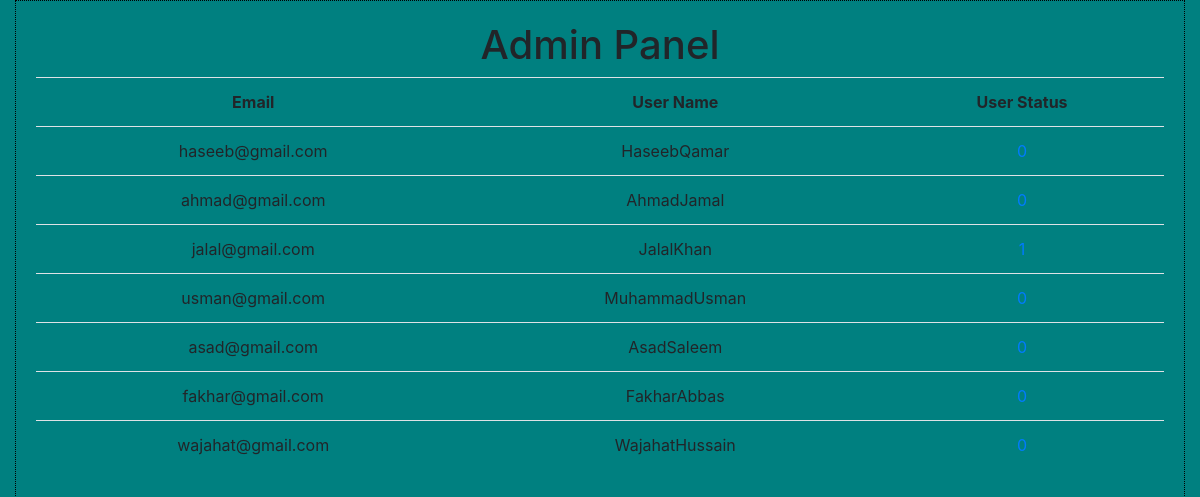
The app's page /admin_ban.php with its own data.
### tables this page shows
CREATE TABLE `users` (
  `uid` int(11) NOT NULL,
  `username` varchar(20) NOT NULL,
  `email` varchar(50) NOT NULL,
  `password` varchar(20) NOT NULL,
  `avatar` varchar(100) NOT NULL DEFAULT '0',
  `status` int(12) NOT NULL DEFAULT '0'
);

### admin_ban.php (the view, shortened to what this page needs)
<!DOCTYPE html>
<html lang="en" dir="ltr">
  <head>
    <link rel="stylesheet" href="admin_dash.css">
    <link rel="stylesheet" href="css/bootstrap.css">
  </head>
  <body>
    <div class="container-fluid">
        <div class="row">
          <div class="col-sm-12">
            <div class="box text-center">
              <h1>Admin Panel</h1>
              <?php
              include "connection.php";
              $sql = "SELECT * FROM users";
              $result = mysqli_query($conn,$sql );
              if ($result == TRUE) {
                echo "<table class='table'>
                <tr><th>Email</th><th>User Name</th><th>User Status</th></tr>";
                while ($row = mysqli_fetch_assoc($result)) {
                  echo "
                  <tr>
                  <td>"
                  .$row['email']."</td><td>"
                  .$row['username']."</td><td><a href='script_ban.php?email=".$row['email']."&status=".$row['status']."'>"
                  .$row['status']."</a></td>
                  </tr>"
                  ;
                }
              }
              else {
                die($conn->error);
              }
               ?>
            </div>
          </div>
        </div>
    </div>
  </body>
</html>

### admin_dash.css (style rules this page uses)
.col-sm-12, .row, .container-fluid, body, html { height: 100%; padding: 0px; margin: 0px; background-color: teal; background: 1px dashed yellow; }
.box { border: 1px dotted black; padding: 20px; background-color: teal; margin: 0 auto; height: 100%; }

### records on screen
users: email "haseeb@gmail.com", username "HaseebQamar"
users: email "ahmad@gmail.com", username "AhmadJamal"
users: email "jalal@gmail.com", username "JalalKhan"
users: email "usman@gmail.com", username "MuhammadUsman"
users: email "asad@gmail.com", username "AsadSaleem"
users: email "fakhar@gmail.com", username "FakharAbbas"
users: email "wajahat@gmail.com", username "WajahatHussain"
